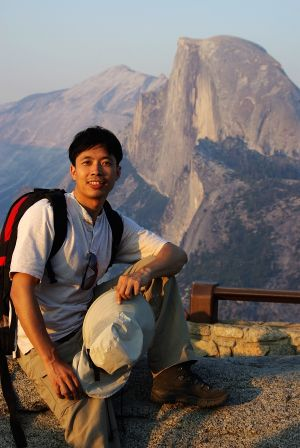
#> input picture hw3/kmeans/sample0.jpg, 300 x 448 px
$ jupyter execute --allow-errors vq.ipynb   (shell and % lines are left out)   (Python 2 division)
#> lines starting #> are read from the running program, lines starting #| are printed output that depends on the picture
### hw3/kmeans/kmeans.py
import numpy as np
import copy
from scipy.spatial.distance import cdist


def kmeans(x, k):
    '''
    KMEANS K-Means clustering algorithm

        Input:  x - data point features, n-by-p maxtirx.
                k - the number of clusters

        OUTPUT: idx  - cluster label, n-by-1
                ctrs - cluster centers, K-by-p matrix.
                iter_ctrs - cluster centers of each iteration, (iter, k, p)
                        3D matrix.
    '''
    # YOUR CODE HERE

    # begin answer

    max_iter = 1000
    iters = 1
    iter_ctrs = []

    ctrs = x[np.random.choice(x.shape[0],k,replace=False),:]
    iter_ctrs.append(ctrs)
    dist = cdist(x, ctrs)
    idx = np.argsort(dist,axis=1)[:,0]
    idx_last = idx

    for i in range(k):
        idx1 = np.where(idx==i)
        ctrs[i] = np.mean(x[idx1],axis=0)
    iter_ctrs.append(copy.deepcopy(ctrs))
    dist = cdist(x,ctrs)
    idx = np.argsort(dist,axis=1)[:,0]

    while iters < max_iter and not np.array_equal(idx,idx_last):

        for i in range(k):
            idx1 = np.where(idx==i)
            ctrs[i] = np.mean(x[idx1],axis=0)
        idx_last = idx
        iter_ctrs.append(copy.deepcopy(ctrs))
        dist = cdist(x,ctrs)
        idx = np.argsort(dist,axis=1)[:,0]

        iters += 1

    iter_ctrs.append(copy.deepcopy(ctrs))

    iter_ctrs = np.array(iter_ctrs)

    # end answer

    return idx, ctrs, iter_ctrs

### hw3/kmeans/vq.ipynb
# K-Means and VQ
*Complete and hand in this completed worksheet (including its outputs and any supporting code outside of the worksheet) with your assignment submission. Please check the pdf file for more details.*

In this exercise you will:

- implement the **K-Means clustering** algorithm
- play with the hyperparameter K
- implement the Vector Quantization with K-Means

Please note that **YOU CANNOT USE ANY MACHINE LEARNING PACKAGE SUCH AS SKLEARN** for any homework, unless you are asked.

[cell 1]
# some basic imports
import scipy.io as sio
import numpy as np
import matplotlib.pyplot as plt

Run your k-means algorithm on `kmeans_data.mat`. Note that the lines indicate the iterations of centroids.

[cell 2]
from kmeans import kmeans
from kmeans_plot import kmeans_plot
from scipy.spatial.distance import cdist
import copy

min_sd = float("inf")
max_sd = 0
#> (the rest of this cell did not finish here and is left out)

Run your k-means algorithm on the digit dataset `digit_data.mat`.

[cell 3]
from show_digit import show_digit
#> (the rest of this cell did not finish here and is left out)

## Vector quantization
Compress images with K set to 8, 16, 32 and 64.

[cell 4]
from kmeans import kmeans
from matplotlib.pyplot import imread
img = imread('sample0.jpg')
#> img is the input picture: shape (448, 300, 3); mean R, G, B 117.6, 108, 103.6
fea = img.reshape((img.shape[0]*img.shape[1], 3)).astype(np.float64)
# YOUR (SEVERAL LINES) CODE HERE
# begin answer

for k in [64]:
    idx, ctrs, _ = kmeans(fea, k)
    for i in range(k):
        idx1 = np.where(idx==i)
        fea[idx1] = ctrs[i]
    plt.imshow(fea.reshape(img.shape).astype(np.uint8))
#> this loop made 1 pass
#> pass 1, in kmeans, `iter_ctrs = np.array(iter_ctrs)`:
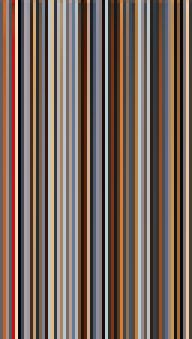
#> iter_ctrs: shape (113, 64, 3) float64 (shown 3 times larger); mean of channels 0, 1, 2 120.5, 102.7, 93.2; drawn as R, G, B
# end answer

plt.imshow(fea.reshape(img.shape).astype(np.uint8))
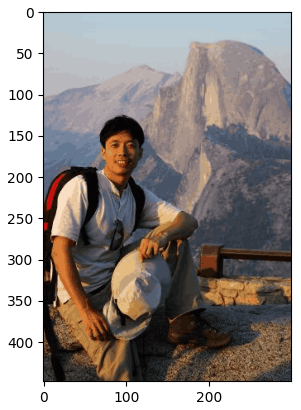
#> figure drawn by matplotlib, 1 panel

[cell 5]
print fea.shape
#| (134400, 3)
